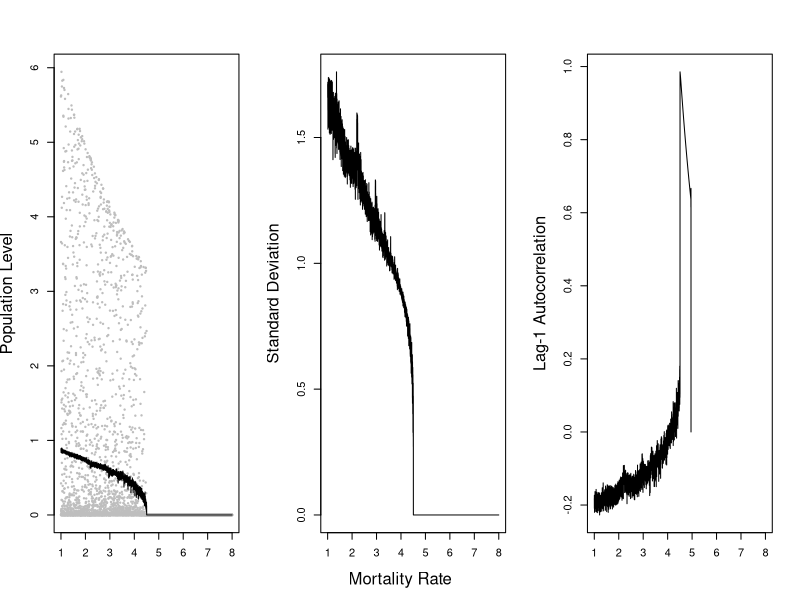

Recreate this plot in R. (Note: this script raises an error after producing the figure.)
# Code to generate two example figures for early warning review

require(plyr)

s.model <- function(x, r, sK, m) {

  x1 <- x * exp(r * (1-x) - m / (1+ sK*x))
  return(x1)
  }

m <- seq(1,8,by=0.001)
r <- 4.5
sK <- 16
x0 <- runif(length(m))
T <- 1000
X <- matrix(NA, nrow=T+1, ncol=length(m))
X[1,] <- x0

for (i in 1:T) {
  
  X[i+1,] <- s.model(X[i,], r, sK, m)
  
  }

schreiber.stats <- adply(1:length(m), 1, function(x) data.frame(
  m=m[x],
  mean=mean(X[800:1001,x]),
  SD=sd(X[800:1001,x] - mean(X[800:1001,x])),
  AR1=acf(X[800:1001,x], lag.max=1, plot=FALSE)$acf[2]
  ))

png("schreiber-fig.png", width=800, height=400)
par(mfrow=c(1,3), cex.lab=1.5)
plot(m, X[1001,], pch=19, cex=0.3, xlab = "", ylab="Population Level", col="grey")
lines(schreiber.stats$m, schreiber.stats$mean, type="l")
plot(schreiber.stats$m, schreiber.stats$SD, type="l", ylab="Standard Deviation", xlab="")
plot(schreiber.stats$m, schreiber.stats$AR1, type="l", ylab="Lag-1 Autocorrelation", xlab="")
mtext("Mortality Rate", side=1, outer=T, padj=-2)
dev.off()



k.model <- function(V, parms) {

  r = parms[["r"]]
  K = parms[["K"]]
  c = parms[["c"]]
  V0 = parms[["V0"]]
  dt = parms[["dt"]]
  sigma = parms[["sigma"]]
    
  dVdt <- r*V*(1- V/K) - c*(V^2)/(V^2 + V0^2)
  
  V1 <- V + dVdt*dt + sigma*rnorm(1,mean=0,sd=sqrt(dt))
  
  }


dt <- 0.01
T <- 300
cs <- seq(0.1,2.5,0.1)
parms <- list(K=3,r=1,V0=1, c=cs, sigma=0.1, dt=dt)
Vout <- matrix(NA, nrow=(T/dt)+1, ncol=length(cs))
Vout[1,] <- parms[["V0"]]
for(i in 1:(nrow(Vout)-1)) {
  Vout[i+1,] <- k.model(Vout[i,], parms)
  }

Vout <- Vout[seq(nrow(Vout)-200*(1/dt),nrow(Vout),length.out=200),]
kefi.stats <- adply(1:length(cs), 1, function(x) data.frame(
  c=cs[x],
  mean=mean(Vout[,x]),
  SD=sd(Vout[,x] - mean(Vout[,x])),
  AR1=acf(Vout[,x], lag.max=1, plot=FALSE)$acf[2]
  ))

png("kefi-fig.png", width=800, height=400)
par(mfrow=c(1,3), par(mfrow=c(1,3), cex.lab=1.5))
plot(kefi.stats$c, tail(Vout,1), xlab="", ylab="Population Level", type="l", lwd=2)
plot(kefi.stats$c, kefi.stats$SD, type="l", ylab="Standard Deviation", xlab="", lwd=2)
plot(kefi.stats$c, kefi.stats$AR1, type="l", ylab="Lag-1 Autocorrelation", xlab="", lwd=2)
mtext("Predation Rate", side=1, outer=T, padj=-2)
dev.off()
